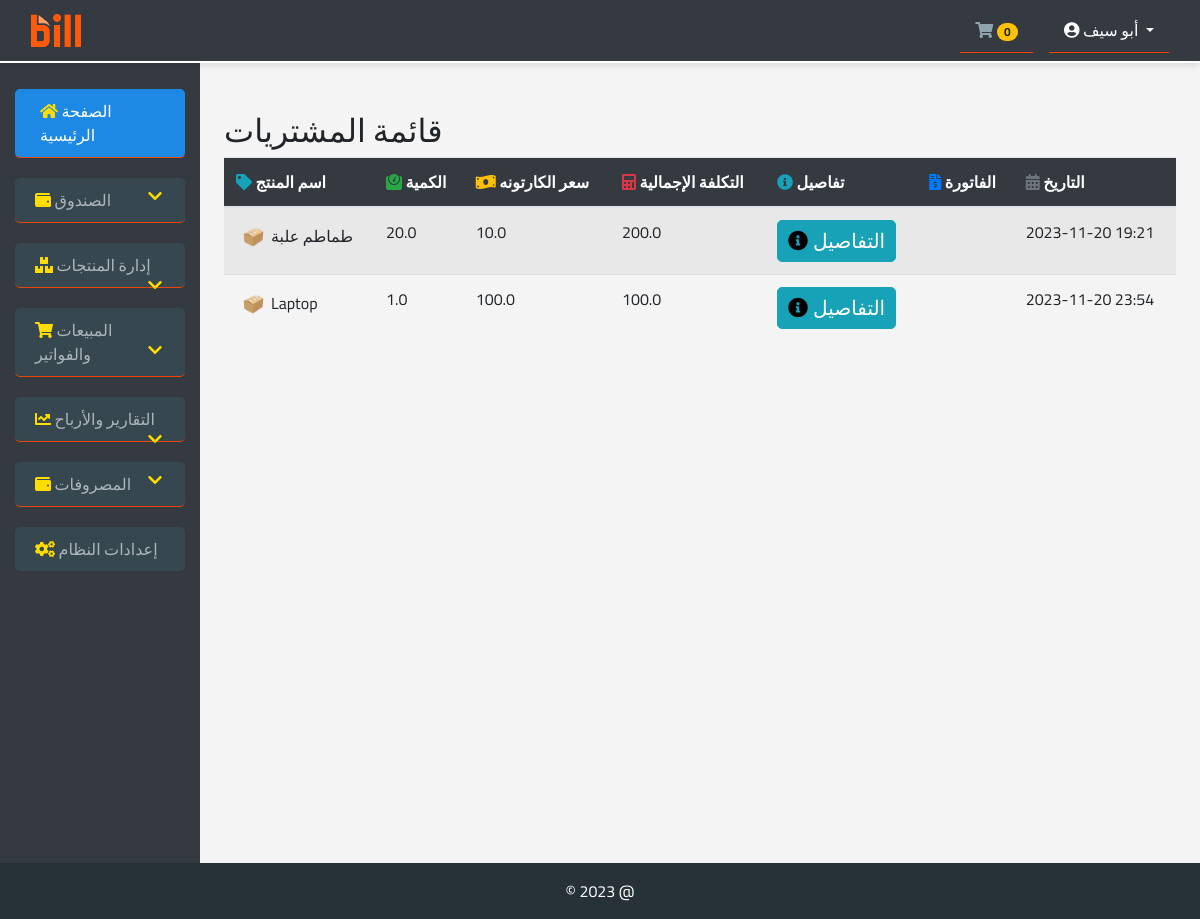
Page /purchase_list (signed in) on the committed database.
### pro1/models.py (models this page shows, shortened)
class Purchase(models.Model):
    product_name = models.CharField(max_length=100)
    quantity = models.DecimalField(max_digits=15, decimal_places=1)
    cost_price = models.DecimalField(max_digits=15, decimal_places=1)
    total_cost = models.DecimalField(max_digits=15, decimal_places=1)
    note = models.TextField(blank=True, null=True)
    invoice = models.FileField(upload_to='invoices/')
    date = models.DateTimeField(auto_now_add=True)
    supplier = models.CharField(null=True, max_length=255)

### pro1/views.py (the view)
# urls.py: path('purchase_list', views.purchase_list, name='purchase_list'),
@login_required
def purchase_list(request):
    purchase = Purchase.objects.all().order_by('date')
    context = {
        'purchase': purchase
    }
    return render(request, 'purchase_list.html', context)

### templates/purchase_list.html (shortened to what this page needs)
{% extends 'base.html' %}
{% load static %}
{% block hed %}
    <link rel="stylesheet" type="text/css" href="https://cdn.datatables.net/1.11.5/css/jquery.dataTables.css">
<link rel="stylesheet" type="text/css" href="https://cdn.datatables.net/responsive/2.2.9/css/responsive.dataTables.min.css">
{% endblock %}
{% block con %}
<h2>قائمة المشتريات</h2>
<table id="purchaseTable" class="table table-striped ">
   <thead class="bg-dark bg-gradient">
    <tr class="bg-dark text-white">
        <th><i class="fas fa-tag" style="color: #17a2b8;"></i> اسم المنتج</th>
        <th><i class="fas fa-weight" style="color: #28a745;"></i> الكمية</th>
        <th><i class="fas fa-money-bill-wave" style="color: #ffc107;"></i> سعر الكارتونه</th>
        <th><i class="fas fa-calculator" style="color: #dc3545;"></i> التكلفة الإجمالية</th>
        <th><i class="fas fa-info-circle" style="color: #17a2b8;"></i> تفاصيل</th>
        <th><i class="fas fa-file-invoice-dollar" style="color: #007bff;"></i> الفاتورة</th>
        <th><i class="fas fa-calendar-alt" style="color: #6c757d;"></i> التاريخ</th>
    </tr>
</thead>
    <tbody>
        {% for p in purchase %}
        <tr>
            <td><img src="{% static 'icon/box.png' %}" style="width: 25px;margin: 5px">{{ p.product_name }}</td>
            <td>{{ p.quantity }}</td>
            <td>{{ p.cost_price }}</td>
            <td>{{ p.total_cost }}</td>
            <td>
                <button type="button" class="btn btn-info btn-sm" data-tippy-content="{{ p.note }}">
                    <i style="color: black" class="fas fa-info-circle"></i>التفاصيل
                </button>
            </td>
            <td>
            </td>
            <td>{{ p.date|date:"Y-m-d H:i" }}</td>
        </tr>
        {% endfor %}
    </tbody>
</table>
{% endblock %}

### templates/base.html (shortened to what this page needs)
{% load static %}
<!DOCTYPE html>
<html lang="en">
<head>
    <link rel="stylesheet" href="https://stackpath.bootstrapcdn.com/bootstrap/4.5.2/css/bootstrap.min.css">
    <link rel="stylesheet" href="https://cdnjs.cloudflare.com/ajax/libs/font-awesome/5.15.1/css/all.min.css">
    <link rel="stylesheet" href="https://unpkg.com/tippy.js/dist/tippy.css" />
    {% block hed %}{% endblock %}
</head>
<body>
<nav class="navbar navbar-expand-lg navbar-dark sticky-top bg-dark bg-gradient" style="border-bottom: 2px solid #ffffff;">
    <div class="container-fluid">
        <a class="navbar-brand" href="{% url 'dashb' %}">
            <img src="{% static 'icon/BILL_BIG.png' %}" alt="Logo" style="width: 50px;">
        </a>
        <div class="ml-auto" style="display: flex; align-items: center;">
            <a  class="nav-link text-white mr-3">
                <i style="cursor: pointer" class="fas fa-shopping-cart"></i>
                <span id="cart-count" class="badge badge-pill badge-warning">0</span>
            </a>
            <div class="dropdown">
                <a class="nav-link dropdown-toggle text-white"  id="navbarDropdown" role="button" data-toggle="dropdown" aria-expanded="false">
                    <i class="fas fa-user-circle"></i> {{ request.user.first_name }}
                </a>
            </div>
        </div>
    </div>
</nav>
<div class="container-fluid" >
    <div class="row">
<nav class="col-md-3 col-lg-2 d-md-block bg-dark bg-gradient sidebar collapse">
    <div class="sidebar-sticky pt-3">
        <ul class="nav flex-column">
            <li class="nav-item">
                <a class="nav-link active" href="{% url 'dashb' %}">
                    <i class="fas fa-home"></i>
                    الصفحة الرئيسية
                </a>
            </li>
            {% if request.user.username != 'm' %}
            <li class="nav-item">
                <a class="nav-link collapsed" href="#" data-toggle="collapse" data-target="#cashboxSubmenu" aria-expanded="false" aria-controls="cashboxSubmenu">
                    <i class="fas fa-wallet"></i>
                    الصندوق
                    <i class="fas fa-chevron-right float-right"></i>
                </a>
            </li>
            {% endif %}
<li class="nav-item">
    <a class="nav-link collapsed" href="#" data-toggle="collapse" data-target="#inventorySubmenu" aria-expanded="false" aria-controls="inventorySubmenu">
        <i class="fas fa-boxes"></i>
        إدارة المنتجات
        <i class="fas fa-chevron-right float-right"></i>
    </a>
</li>
           <li class="nav-item">
    <a class="nav-link collapsed" href="#" data-toggle="collapse" data-target="#salesSubmenu" aria-expanded="false" aria-controls="salesSubmenu">
        <i class="fas fa-shopping-cart"></i>
        المبيعات والفواتير
        <i class="fas fa-chevron-right float-right"></i>
    </a>
</li>
<li class="nav-item">
    <a class="nav-link collapsed" href="#" data-toggle="collapse" data-target="#reportsSubmenu" aria-expanded="false" aria-controls="reportsSubmenu">
        <i class="fas fa-chart-line"></i>
        التقارير والأرباح
        <i class="fas fa-chevron-right float-right"></i>
    </a>
</li>
<li class="nav-item">
    <a class="nav-link collapsed" href="#" data-toggle="collapse" data-target="#expensesSubmenu" aria-expanded="false" aria-controls="expensesSubmenu">
        <i class="fas fa-wallet"></i>
        المصروفات
        <i class="fas fa-chevron-right float-right"></i>
    </a>
</li>
            <li class="nav-item">
                <a class="nav-link" href="{% url 'settings' %}">
                    <i class="fas fa-cogs"></i>
                    إعدادات النظام
                </a>
            </li>
        </ul>
    </div>
</nav>
        <main role="main" class="col-md-9 ml-sm-auto col-lg-10 px-md-4 main-content mt-5">
            {% block con %}
            {% endblock %}
        </main>
    </div>
</div>
<footer class="footer mt-auto py-3">
    <div>&copy; 2023 @</div>
</footer>
</body>
</html>

### templates/base.html (style rules this page uses)
body { font-family: 'Cairo', serif; background-color: #f4f4f4; }
.sidebar { min-height: 100vh; background-color: #37474F; }
.sidebar .nav-link { color: #FFFFFF; border-radius: 5px; margin: 10px 0; padding: 10px 15px; transition: all 0.3s ease-in-out; }
.sidebar .nav-link:hover, .sidebar .nav-link.active { background-color: #1E88E5; color: #FFFFFF; padding-left: 25px; }
.sidebar i { color: orange; }
.navbar, .footer { background-color: #263238; color: #FFFFFF; }
.fa-home, .fa-boxes, .fa-shopping-cart, .fa-chart-line, .fa-wallet, .fa-cogs { color: #90A4AE; }
.navbar, .footer { box-shadow: 0 4px 6px -1px rgba(0, 0, 0, 0.1); }
.footer { text-align: center; padding: 10px 0; }
.navbar-brand { color: #FFFFFF; font-size: 1.5em; display: flex; align-items: center; font-family: 'Montserrat', sans-serif; font-weight: 700; font-size: 1.5em; }
.btn .fas { margin-right: 5px; }
.nav-link { border-bottom: 1px solid rgba(255, 69, 0, 0.91); padding: 10px 15px; }
.nav-link.active, .nav-link.show { background-color: #0d701c; color: white; }
.collapse .nav-link { padding-left: 20px; background-color: #37474F; color: #adb5bd; }
.collapse .nav-link i { color: #ffdd00; }
.sidebar { overflow-y: auto; background-color: #263238; padding-bottom: 10px; }
.collapse { transition: all 0.35s ease; }
.nav-link.collapsed .fa-chevron-right { transform: rotate(90deg); transition: transform 0.35s ease; }
.nav-item:last-child .nav-link { border-bottom: none; }
.sidebar .nav-link { padding-right: 25px; }
.btn { padding: 10px; font-size: 20px; line-height: 1; border-radius: 5px; text-align: center; }

### rows in the picture
Purchase: product_name "طماطم علبة", quantity "20.0", cost_price "10.0", total_cost "200.0", date "2023-11-20 19:21"
Purchase: product_name "Laptop", quantity "1.0", cost_price "100.0", total_cost "100.0", date "2023-11-20 23:54"

### other values in the picture
{{ request.user.first_name }} "أبو سيف"
